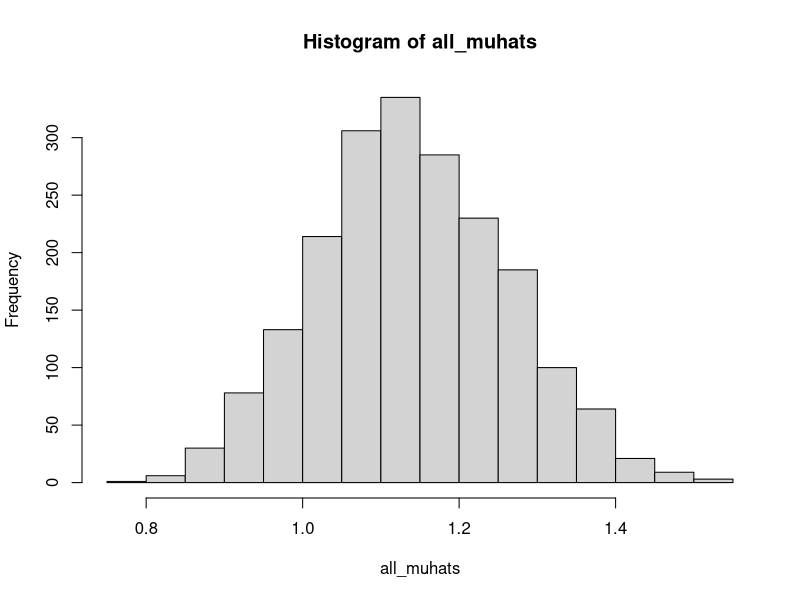

The R script that drew this image:

n = 100
x = rexp(n)

n = length(x)

n_sim = 2000

all_muhats = rep(0, n_sim)

for (cur_sim in 1:n_sim){
  
  xboot = sample(x, n, replace=TRUE)
  all_muhats[cur_sim] = mean(xboot)
    
}

print(sd(all_muhats))

hist(all_muhats)